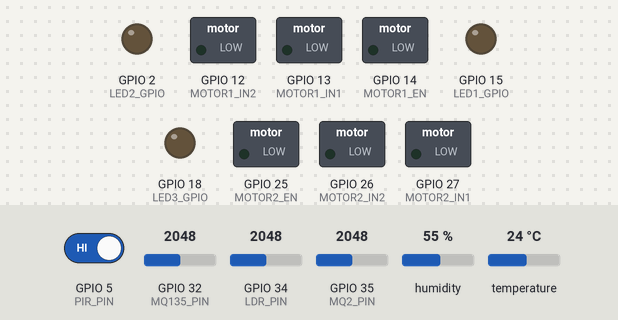
Recording of a sketch running on a simulated ESP32. On the bench: switched loads named in the sketch (green lamp = pin HIGH), output pins drawn as LEDs (lit = HIGH). Inputs (shaded band) come from the test bench; at power-on: GPIO 34 (LDR_PIN) = 2048, humidity 55 %, GPIO 35 (MQ2_PIN) = 2048, GPIO 5 (PIR_PIN) HIGH, GPIO 32 (MQ135_PIN) = 2048, temperature 24 °C. WiFi joins after 1.5 s; servers stay silent unless stated; no MQTT or app messages arrive unless stated; web services answer with replies made up by the test bench; what the sketch prints to the serial monitor is not drawn.

Above: at 2.9 s.
3.0 s: GPIO 34 (LDR_PIN) set to 1301
6.5 s: GPIO 34 (LDR_PIN) set to 1193
At 10.5 s:
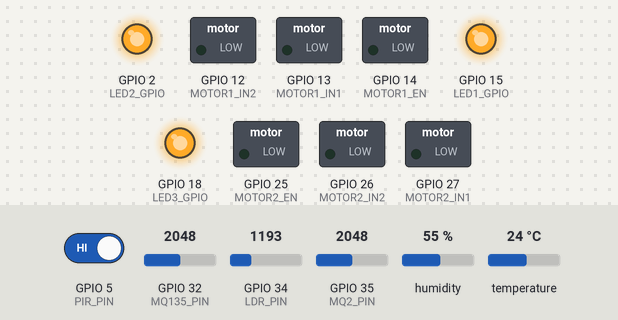
11.5 s: humidity set to 79 %
13.0 s: humidity set to 82 %
16.7 s: GPIO 35 (MQ2_PIN) set to 2115
Timing chart, 0 to 19.7 s (numbered marks = the images above; inputs shaded):
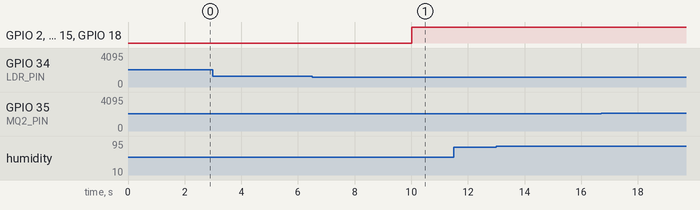

The sketch:

Main_copy_20251008125529.ino
```cpp
#include "config.h"
#include "sensor_functions.h"
#include "motor_controller.h"
#include "led_controller.h"
#include "alarm_manager.h"
#include "telegram_manager.h"
#include "wifi_mqtt.h"

// Create instances
SensorManager sensorManager;
MotorController motorController;
LEDController ledController;
AlarmManager alarmManager;
TelegramManager telegramManager;
WiFiMQTTManager wifiMQTT(sensorManager, motorController, ledController, alarmManager, telegramManager);

void setup() {
  Serial.begin(115200);
  Serial.println("Initializing Smart Home System...");

  // Initialize components
  sensorManager.begin();
  motorController.begin();
  ledController.begin();
  telegramManager.begin();
  wifiMQTT.begin();

  // Send startup message to Telegram
  telegramManager.sendMessage("Smart Home System Started\nAll sensors initialized and ready!");

  Serial.println("System initialization complete!");
  Serial.println("Connecting to ThingsBoard...");
}

void loop() {
  wifiMQTT.loop();
}
```

alarm_manager.cpp
```cpp
#include "alarm_manager.h"
#include <Arduino.h>

constexpr float AlarmManager::TEMP_HIGH_THRESHOLD;
constexpr float AlarmManager::TEMP_LOW_THRESHOLD;
constexpr float AlarmManager::HUMIDITY_HIGH_THRESHOLD;
constexpr float AlarmManager::HUMIDITY_LOW_THRESHOLD;
constexpr int AlarmManager::SMOKE_THRESHOLD;
constexpr int AlarmManager::AIR_QUALITY_THRESHOLD;

AlarmManager::AlarmManager() {
  clearAlarms();
  lastMotionAlert = 0;
}

void AlarmManager::checkAlarms(float temperature, float humidity, int smoke, int airQuality, bool motion) {
  checkTemperatureAlarms(temperature);
  checkHumidityAlarms(humidity);
  checkSmokeAlarm(smoke);
  checkAirQualityAlarm(airQuality);
  checkMotionAlarm(motion);
}

void AlarmManager::checkTemperatureAlarms(float temperature) {
  tempHighAlarm = (temperature > TEMP_HIGH_THRESHOLD);
  tempLowAlarm = (temperature < TEMP_LOW_THRESHOLD);
}

void AlarmManager::checkHumidityAlarms(float humidity) {
  humidityHighAlarm = (humidity > HUMIDITY_HIGH_THRESHOLD);
  humidityLowAlarm = (humidity < HUMIDITY_LOW_THRESHOLD);
}

void AlarmManager::checkSmokeAlarm(int smoke) {
  smokeAlarm = (smoke > SMOKE_THRESHOLD);
}

void AlarmManager::checkAirQualityAlarm(int airQuality) {
  airQualityAlarm = (airQuality > AIR_QUALITY_THRESHOLD);
}

void AlarmManager::checkMotionAlarm(bool motion) {
  unsigned long currentTime = millis();
  if (motion && (currentTime - lastMotionAlert > MOTION_ALERT_COOLDOWN)) {
    motionAlarm = true;
    lastMotionAlert = currentTime;
  } else {
    motionAlarm = false;
  }
}

String AlarmManager::getActiveAlarms() {
  String alarms = "";

  if (tempHighAlarm) alarms += "HIGH_TEMP,";
  if (tempLowAlarm) alarms += "LOW_TEMP,";
  if (humidityHighAlarm) alarms += "HIGH_HUMIDITY,";
  if (humidityLowAlarm) alarms += "LOW_HUMIDITY,";
  if (smokeAlarm) alarms += "SMOKE_DETECTED,";
  if (airQualityAlarm) alarms += "POOR_AIR_QUALITY,";
  if (motionAlarm) alarms += "MOTION_DETECTED,";

  // Remove trailing comma
  if (alarms.length() > 0) {
    alarms.remove(alarms.length() - 1);
  }

  return alarms;
}

void AlarmManager::clearAlarms() {
  tempHighAlarm = false;
  tempLowAlarm = false;
  humidityHighAlarm = false;
  humidityLowAlarm = false;
  smokeAlarm = false;
  airQualityAlarm = false;
  motionAlarm = false;
}

bool AlarmManager::hasActiveAlarms() {
  return tempHighAlarm || tempLowAlarm || humidityHighAlarm ||
         humidityLowAlarm || smokeAlarm || airQualityAlarm || motionAlarm;
}
```

alarm_manager.h
```cpp
#ifndef ALARM_MANAGER_H
#define ALARM_MANAGER_H

#include <Arduino.h>

class AlarmManager {
  public:
    AlarmManager();
    void checkAlarms(float temperature, float humidity, int smoke, int airQuality, bool motion);
    String getActiveAlarms();
    void clearAlarms();
    bool hasActiveAlarms();

    // Alarm thresholds - define as static constexpr
    static constexpr float TEMP_HIGH_THRESHOLD = 35.0;
    static constexpr float TEMP_LOW_THRESHOLD = 10.0;
    static constexpr float HUMIDITY_HIGH_THRESHOLD = 80.0;
    static constexpr float HUMIDITY_LOW_THRESHOLD = 20.0;
    static constexpr int SMOKE_THRESHOLD = 50;
    static constexpr int AIR_QUALITY_THRESHOLD = 70;

  private:
    bool tempHighAlarm;
    bool tempLowAlarm;
    bool humidityHighAlarm;
    bool humidityLowAlarm;
    bool smokeAlarm;
    bool airQualityAlarm;
    bool motionAlarm;

    unsigned long lastMotionAlert;
    static const unsigned long MOTION_ALERT_COOLDOWN = 60000; // 1 minute

    void checkTemperatureAlarms(float temperature);
    void checkHumidityAlarms(float humidity);
    void checkSmokeAlarm(int smoke);
    void checkAirQualityAlarm(int airQuality);
    void checkMotionAlarm(bool motion);
};

#endif
```

led_controller.cpp
```cpp
#include "led_controller.h"
#include <Arduino.h>

LEDController::LEDController() {
  manualMode = false;  // Start in auto mode
  for(int i = 0; i < 3; i++) {
    ledStates[i] = false;
  }
}

void LEDController::begin() {
  pinMode(LED1_GPIO, OUTPUT);
  pinMode(LED2_GPIO, OUTPUT);
  pinMode(LED3_GPIO, OUTPUT);

  // Turn off all LEDs initially
  setAllLEDs(false);
}

void LEDController::setLED(int ledNumber, bool state) {
  if (ledNumber < 1 || ledNumber > 3) return;

  ledStates[ledNumber-1] = state;

  switch(ledNumber) {
    case 1: updateLED(LED1_GPIO, state); break;
    case 2: updateLED(LED2_GPIO, state); break;
    case 3: updateLED(LED3_GPIO, state); break;
  }
}

void LEDController::setAllLEDs(bool state) {
  for(int i = 1; i <= 3; i++) {
    setLED(i, state);
  }
}

void LEDController::toggleLED(int ledNumber) {
  if (ledNumber < 1 || ledNumber > 3) return;
  setLED(ledNumber, !ledStates[ledNumber-1]);
}

void LEDController::autoControlLEDs(int lightIntensity) {
  if (manualMode) {
    return;  // Don't auto control if in manual mode
  }

  if (lightIntensity < LIGHT_INTENSITY_THRESHOLD) {
    // Night time - turn on LEDs
    setAllLEDs(true);
  } else {
    // Day time - turn off LEDs
    setAllLEDs(false);
  }
}

bool LEDController::getLEDState(int ledNumber) {
  if (ledNumber < 1 || ledNumber > 3) return false;
  return ledStates[ledNumber-1];
}

void LEDController::setManualMode(bool manual) {
  manualMode = manual;
  Serial.print("LED Mode changed to: ");
  Serial.println(manual ? "MANUAL" : "AUTO");
}

bool LEDController::isManualMode() {
  return manualMode;
}

void LEDController::updateLED(int ledPin, bool state) {
  digitalWrite(ledPin, state ? HIGH : LOW);
}
```

led_controller.h
```cpp
#ifndef LED_CONTROLLER_H
#define LED_CONTROLLER_H

#include "pin_conf.h"

class LEDController {
  public:
    LEDController();
    void begin();

    // Manual control
    void setLED(int ledNumber, bool state);
    void setAllLEDs(bool state);
    void toggleLED(int ledNumber);

    // Auto control based on light intensity
    void autoControlLEDs(int lightIntensity);

    // Get current states
    bool getLEDState(int ledNumber);

    // Manual override control
    void setManualMode(bool manual);
    bool isManualMode();

  private:
    bool ledStates[3];
    bool manualMode;
    void updateLED(int ledPin, bool state);
};

#endif
```

motor_controller.cpp
```cpp
#include "motor_controller.h"
#include <Arduino.h>

// Constructor
MotorController::MotorController() {
}

void MotorController::begin() {
  initializePins();
  stopMotor1();
  stopMotor2();
}

void MotorController::initializePins() {
  pinMode(MOTOR1_IN1, OUTPUT);
  pinMode(MOTOR1_IN2, OUTPUT);
  pinMode(MOTOR1_EN, OUTPUT);
  pinMode(MOTOR2_IN1, OUTPUT);
  pinMode(MOTOR2_IN2, OUTPUT);
  pinMode(MOTOR2_EN, OUTPUT);
}

void MotorController::startMotor1() {
  digitalWrite(MOTOR1_IN1, HIGH);
  digitalWrite(MOTOR1_IN2, LOW);
  analogWrite(MOTOR1_EN, DEFAULT_SPEED);
  Serial.println("Motor 1 (Fan) Started");
}

void MotorController::stopMotor1() {
  digitalWrite(MOTOR1_IN1, LOW);
  digitalWrite(MOTOR1_IN2, LOW);
  analogWrite(MOTOR1_EN, 0);
  Serial.println("Motor 1 (Fan) Stopped");
}

void MotorController::startMotor2() {
  digitalWrite(MOTOR2_IN1, HIGH);
  digitalWrite(MOTOR2_IN2, LOW);
  analogWrite(MOTOR2_EN, DEFAULT_SPEED);
  Serial.println("Motor 2 (AC) Started");
}

void MotorController::stopMotor2() {
  digitalWrite(MOTOR2_IN1, LOW);
  digitalWrite(MOTOR2_IN2, LOW);
  analogWrite(MOTOR2_EN, 0);
  Serial.println("Motor 2 (AC) Stopped");
}

void MotorController::setMotor1Speed(int speed) {
  speed = constrain(speed, 0, 255);
  analogWrite(MOTOR1_EN, speed);
  Serial.print("Motor 1 speed set to: ");
  Serial.println(speed);
}

void MotorController::setMotor2Speed(int speed) {
  speed = constrain(speed, 0, 255);
  analogWrite(MOTOR2_EN, speed);
  Serial.print("Motor 2 speed set to: ");
  Serial.println(speed);
}
```

motor_controller.h
```cpp
#ifndef MOTOR_CONTROLLER_H
#define MOTOR_CONTROLLER_H

#include "pin_conf.h"

#define DEFAULT_SPEED 200

/* Class for controlling the two DC motors (Fan & AC)
*  Public Functions:
*     1. begin(): Assigns Pins (IN and EN) for each motor.
*     2. startMotor1(): gives power to Motor 1 to start.
*     3. stopMotor1(): stops Motor 1.
*     2. startMotor2(): gives power to Motor 2 to start.
*     3. stopMotor2(): stops Motor 2.
*     6. setMotor1Speed(): Controls the Motor 1 speed by PWM.
*     7. setMotor2Speed(): Controls the Motor 2 speed by PWM.
*/
class MotorController {
  public:
    MotorController();
    void begin();
    void startMotor1();
    void stopMotor1();
    void startMotor2();
    void stopMotor2();
    void setMotor1Speed(int speed);
    void setMotor2Speed(int speed);

  private:
    void initializePins();
};

#endif
```

pin_conf.h
```cpp
#ifndef PIN_CONF_H
#define PIN_CONF_H

// Sensor pins (Readings)
#define DHT_PIN 4
#define PIR_PIN 5
#define LDR_PIN 34
#define MQ2_PIN 35
#define MQ135_PIN 32

// Motor pins for L293D (Fan & AC)
#define MOTOR1_IN1 13
#define MOTOR1_IN2 12
#define MOTOR1_EN 14
#define MOTOR2_IN1 27
#define MOTOR2_IN2 26
#define MOTOR2_EN 25

// LED pins (Room lights)
#define LED1_GPIO 15
#define LED2_GPIO 2
#define LED3_GPIO 18

// DHT sensor type
#define DHT_TYPE DHT11

// Auto light settings (LDR)
#define LIGHT_INTENSITY_THRESHOLD 30

#endif
```

sensor_functions.cpp
```cpp
#include "sensor_functions.h"
#include <Arduino.h>

SensorManager::SensorManager() : dht(DHT_PIN, DHT_TYPE) {
  lastMotionState = false;
}

void SensorManager::begin() {
  dht.begin();
  pinMode(PIR_PIN, INPUT);
  pinMode(LDR_PIN, INPUT);
  pinMode(MQ2_PIN, INPUT);
  pinMode(MQ135_PIN, INPUT);
}

float SensorManager::readTemperature() {
  float temp = dht.readTemperature();
  if (isnan(temp)) {
    Serial.println("Failed to read temperature from DHT11!");
    return -1;
  }
  return temp;
}

float SensorManager::readHumidity() {
  float humidity = dht.readHumidity();
  if (isnan(humidity)) {
    Serial.println("Failed to read humidity from DHT11!");
    return -1;
  }
  return humidity;
}

bool SensorManager::readMotion() {
  return digitalRead(PIR_PIN);
}

int SensorManager::readLightIntensity() {
  int ldrValue = analogRead(LDR_PIN);
  int percentage = map(ldrValue, 0, 4095, 0, 100);
  return percentage;
}

int SensorManager::readSmokeLevel() {
  int mq2Value = analogRead(MQ2_PIN);
  int percentage = map(mq2Value, 0, 4095, 0, 100);
  return percentage;
}

int SensorManager::readAirQuality() {
  int mq135Value = analogRead(MQ135_PIN);
  int percentage = map(mq135Value, 0, 4095, 0, 100);
  return percentage;
}

void SensorManager::getAllReadings(float &temp, float &humidity, bool &motion, int &light, int &smoke, int &airQuality) {
  temp = readTemperature();
  humidity = readHumidity();
  motion = readMotion();
  light = readLightIntensity();
  smoke = readSmokeLevel();
  airQuality = readAirQuality();

  // Check motion state for PIR
  if (motion != lastMotionState) {
    if (motion) {
      Serial.println("Motion detected!");
    } else {
      Serial.println("Motion ended!");
    }
    lastMotionState = motion;
  }
}
```

sensor_functions.h
```cpp
#ifndef SENSOR_FUNCTIONS_H
#define SENSOR_FUNCTIONS_H

#include <DHT.h>
#include "pin_conf.h"

/* Class for reading all each sensor indvidually and controlling the Motors.
*  Public Functions:
*     1. begin(): Assigns Pins for each sensor.
*     2. readTemperature(): Reads the temperature from the DHT11.
*     3. readHumidity(): Reads the humidity from the DHT11.
*     4. readMotion(): If motion was detected or not from the PIR sensor.
*     5. readLightIntensity(): Reads output LDR value.
*     6. readSmokeLevel(): Reads the output from MQ2 sensor.
*     7. readAirQuality(): Reads the air quality value from the MQ135 sensor.
*     8. getAllReadings(): Final function that reads and retrieves values from all sensors connected.
*/
class SensorManager {
  public:
    SensorManager();
    void begin();
    float readTemperature();
    float readHumidity();
    bool readMotion();
    int readLightIntensity();
    int readSmokeLevel();
    int readAirQuality();
    void getAllReadings(float &temp, float &humidity, bool &motion, int &light, int &smoke, int &airQuality);

  private:
    DHT dht;
    bool lastMotionState;
};

#endif
```

telegram_manager.cpp
```cpp
#include "telegram_manager.h"
#include <Arduino.h>

TelegramManager::TelegramManager() {
  botToken = TELEGRAM_BOT_TOKEN;
  chatID = TELEGRAM_CHAT_ID;
}

void TelegramManager::begin() {
  client.setInsecure();
}

bool TelegramManager::connectToTelegram() {
  return client.connect("api.telegram.org", 443);
}

bool TelegramManager::sendMessage(String message) {
  if (!connectToTelegram()) {
    Serial.println("Failed to connect to Telegram");
    return false;
  }

  String url = "/bot" + botToken + "/sendMessage";
  String postData = "chat_id=" + chatID + "&text=" + message;

  String request = "POST " + url + " HTTP/1.1\r\n";
  request += "Host: api.telegram.org\r\n";
  request += "Content-Type: application/x-www-form-urlencoded\r\n";
  request += "Content-Length: " + String(postData.length()) + "\r\n";
  request += "Connection: close\r\n\r\n";
  request += postData;

  client.print(request);

  // Wait for response
  unsigned long timeout = millis();
  while (client.available() == 0) {
    if (millis() - timeout > 5000) {
      Serial.println("Telegram timeout");
      client.stop();
      return false;
    }
  }

  // Read response (optional)
  while (client.available()) {
    String line = client.readStringUntil('\n');
    if (line == "\r") {
      break;
    }
  }

  client.stop();
  Serial.println("Telegram message sent: " + message);
  return true;
}

bool TelegramManager::sendAlarm(String alarmType, String details) {
  String message = "🚨 **SMART HOME ALARM** 🚨\n";
  message += "**Type:** " + alarmType + "\n";
  message += "**Details:** " + details + "\n";
  message += "**Time:** " + String(millis()/1000) + "s";

  return sendMessage(message);
}
```

telegram_manager.h
```cpp
#ifndef TELEGRAM_MANAGER_H
#define TELEGRAM_MANAGER_H

#include <Arduino.h>
#include <WiFi.h>
#include <WiFiClientSecure.h>
#include "config.h"

class TelegramManager {
  public:
    TelegramManager();
    void begin();
    bool sendMessage(String message);
    bool sendAlarm(String alarmType, String details);

  private:
    WiFiClientSecure client;
    String botToken;
    String chatID;

    bool connectToTelegram();
};

#endif
```

wifi_mqtt.h
```cpp
#ifndef WIFI_MQTT_H
#define WIFI_MQTT_H

#include <WiFi.h>
#include <PubSubClient.h>
#include <ArduinoJson.h>
#include "config.h"
#include "alarm_manager.h"
#include "telegram_manager.h"

class SensorManager;
class MotorController;
class LEDController;

class WiFiMQTTManager {
  public:
    WiFiMQTTManager(SensorManager& sensorMgr, MotorController& motorCtrl,
                   LEDController& ledCtrl, AlarmManager& alarmMgr, TelegramManager& telegramMgr);
    void begin();
    void loop();
    void publishSensorData();
    bool isConnected();

  private:
    WiFiClient espClient;
    PubSubClient client;
    SensorManager& sensorManager;
    MotorController& motorController;
    LEDController& ledController;
    AlarmManager& alarmManager;
    TelegramManager& telegramManager;
    unsigned long previousMillis;

    void setupWiFi();
    void reconnect();
    static void callback(char* topic, byte* payload, unsigned int length);
    void handleMessage(char* topic, byte* payload, unsigned int length);
    void checkAndSendAlarms(float temperature, float humidity, int smoke, int airQuality, bool motion);
};

#endif
```

config.h
```cpp
#ifndef CONFIG_H
#define CONFIG_H

// WiFi credentials
#define WIFI_SSID "Fast Food"
#define WIFI_PASSWORD "Amanybrma2023+"

// ThingsBoard MQTT settings
#define MQTT_SERVER "mqtt.thingsboard.cloud"
#define MQTT_TOKEN "9ojgb2333x7gt5i9rgmo"
#define MQTT_CLIENT_ID "abbc01b0-a10c-11f0-b8ab-b38af83f6c9c"

// Telegram Bot settings
#define TELEGRAM_BOT_TOKEN "8204384112:AAHITcdw8mqvBya1lsDlgYBUEKFclTYif1w"
#define TELEGRAM_CHAT_ID "8203033299"

// Readings update interval
#define SENSOR_READ_INTERVAL 5000

#endif
```

Source omitted: wifi_mqtt.cpp (8542 bytes)

Measured:
- the behaviour switches between 1229 and 1228 on GPIO 34 (LDR_PIN) (found by bisection; images 0 and 1)
- after the input at 3.0 s, every drawn part: stays the same
- after the input at 6.5 s, GPIO 2 (LED2_GPIO), GPIO 15 (LED1_GPIO), GPIO 18 (LED3_GPIO): LOW → HIGH after 3.5 s
- after the input at 11.5 s, every drawn part: stays the same
- after the input at 13.0 s, every drawn part: stays the same
- after the input at 16.7 s, every drawn part: stays the same
